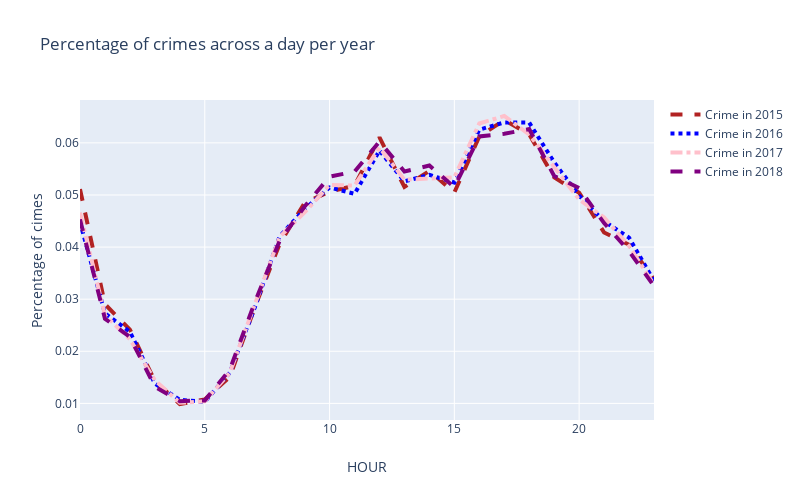

Notebook cell for this chart:
### Code cell
year_2015 = go.Scatter(
                    x = x,
                    y = crime_2015,
                    name="Crime in 2015",
                    mode = "lines",
                    line=dict(color='firebrick', width=4,dash='dash'))
year_2016 = go.Scatter(
                    x = x,
                    y = crime_2016,
                    name="Crime in 2016",
                    mode = "lines",
                    line=dict(color='blue', width=4,dash='dot'))
year_2017 = go.Scatter(
                    x = x,
                    y = crime_2017,
                    name="Crime in 2017",
                    mode = "lines",
                    line=dict(color='pink', width=4,dash='dashdot'))
year_2018 = go.Scatter(
                    x = x,
                    y = crime_2018,
                    name="Crime in 2018",
                    mode = "lines",
                    line=dict(color='purple', width=4,dash='dash'))

data = [year_2015,year_2016,year_2017,year_2018]

layout = dict(title = 'Percentage of crimes across a day per year',
              width=800,
              height=500,
              xaxis= dict(title= 'HOUR',ticklen= 5,zeroline= False),
              yaxis= dict(title= 'Percentage of cimes'))

fig = dict(data = data, layout = layout)
iplot(fig)

### Figure 1 — Plotly figure (JSON) as saved in the notebook; plotly's stock layout.template omitted (floating-point values rounded to 4 significant figures)
{"data": [{"line": {"color": "firebrick", "dash": "dash", "width": 4}, "mode": "lines", "name": "Crime in 2015", "type": "scatter", "x": [0, 1, 2, 3, 4, 5, 6, 7, 8, 9, 10, 11, 12, 13, 14, 15, 16, 17, 18, 19, 20, 21, 22, 23, 0, 1, 2, 3, 4, 5, 6, 7, 8, 9, 10, 11, 12, 13, 14, 15, 16, 17, 18, 19, 20, 21, 22, 23, 0, 1, 2, 3, 4, 5, 6, 7, 8, 9, 10, 11, 12, 13, 14, 15, 16, 17, 18, 19, 20, 21, 22, 23, 0, 1, 2, 3, 4, 5, 6, 7, 8, 9, 10, 11, 12, 13, 14, 15, 16, 17, 18, 19, 20, 21, 22, 23], "y": [0.05114, 0.02903, 0.02415, 0.01429, 0.009882, 0.01076, 0.01506, 0.02841, 0.04062, 0.04847, 0.05065, 0.05178, 0.06106, 0.05154, 0.05461, 0.05048, 0.06123, 0.06438, 0.06161, 0.05337, 0.05043, 0.04281, 0.04044, 0.0338]}, {"line": {"color": "blue", "dash": "dot", "width": 4}, "mode": "lines", "name": "Crime in 2016", "type": "scatter", "x": [0, 1, 2, 3, 4, 5, 6, 7, 8, 9, 10, 11, 12, 13, 14, 15, 16, 17, 18, 19, 20, 21, 22, 23, 0, 1, 2, 3, 4, 5, 6, 7, 8, 9, 10, 11, 12, 13, 14, 15, 16, 17, 18, 19, 20, 21, 22, 23, 0, 1, 2, 3, 4, 5, 6, 7, 8, 9, 10, 11, 12, 13, 14, 15, 16, 17, 18, 19, 20, 21, 22, 23, 0, 1, 2, 3, 4, 5, 6, 7, 8, 9, 10, 11, 12, 13, 14, 15, 16, 17, 18, 19, 20, 21, 22, 23], "y": [0.04479, 0.02729, 0.02374, 0.01381, 0.01068, 0.01029, 0.01589, 0.02837, 0.04206, 0.04728, 0.05145, 0.05023, 0.05851, 0.05262, 0.05387, 0.05239, 0.06254, 0.06393, 0.06388, 0.05626, 0.04988, 0.04494, 0.04182, 0.0335]}, {"line": {"color": "pink", "dash": "dashdot", "width": 4}, "mode": "lines", "name": "Crime in 2017", "type": "scatter", "x": [0, 1, 2, 3, 4, 5, 6, 7, 8, 9, 10, 11, 12, 13, 14, 15, 16, 17, 18, 19, 20, 21, 22, 23, 0, 1, 2, 3, 4, 5, 6, 7, 8, 9, 10, 11, 12, 13, 14, 15, 16, 17, 18, 19, 20, 21, 22, 23, 0, 1, 2, 3, 4, 5, 6, 7, 8, 9, 10, 11, 12, 13, 14, 15, 16, 17, 18, 19, 20, 21, 22, 23, 0, 1, 2, 3, 4, 5, 6, 7, 8, 9, 10, 11, 12, 13, 14, 15, 16, 17, 18, 19, 20, 21, 22, 23], "y": [0.04662, 0.02692, 0.02232, 0.01443, 0.01012, 0.0104, 0.01586, 0.02889, 0.04196, 0.04665, 0.05192, 0.0518, 0.05909, 0.05294, 0.05313, 0.05337, 0.06372, 0.06516, 0.06162, 0.05528, 0.04913, 0.04566, 0.04022, 0.0328]}, {"line": {"color": "purple", "dash": "dash", "width": 4}, "mode": "lines", "name": "Crime in 2018", "type": "scatter", "x": [0, 1, 2, 3, 4, 5, 6, 7, 8, 9, 10, 11, 12, 13, 14, 15, 16, 17, 18, 19, 20, 21, 22, 23, 0, 1, 2, 3, 4, 5, 6, 7, 8, 9, 10, 11, 12, 13, 14, 15, 16, 17, 18, 19, 20, 21, 22, 23, 0, 1, 2, 3, 4, 5, 6, 7, 8, 9, 10, 11, 12, 13, 14, 15, 16, 17, 18, 19, 20, 21, 22, 23, 0, 1, 2, 3, 4, 5, 6, 7, 8, 9, 10, 11, 12, 13, 14, 15, 16, 17, 18, 19, 20, 21, 22, 23], "y": [0.04532, 0.02625, 0.02275, 0.0132, 0.01043, 0.01055, 0.01644, 0.02931, 0.04122, 0.04777, 0.0535, 0.05448, 0.06025, 0.0545, 0.05565, 0.0515, 0.06122, 0.06174, 0.06265, 0.05364, 0.05132, 0.0446, 0.03921, 0.0325]}], "layout": {"height": 500, "title": {"text": "Percentage of crimes across a day per year"}, "width": 800, "xaxis": {"ticklen": 5, "title": {"text": "HOUR"}, "zeroline": false}, "yaxis": {"title": {"text": "Percentage of cimes"}}}}
